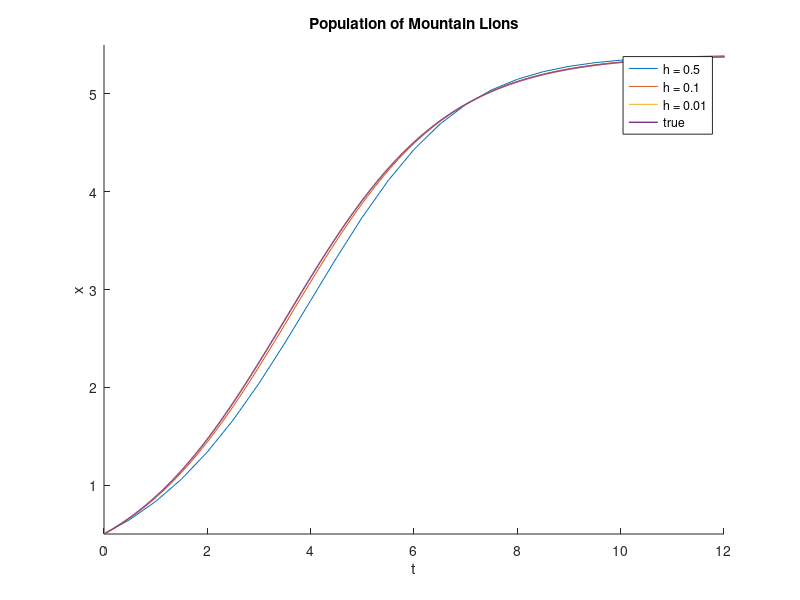

The MATLAB source for this figure:
%{
 y_prime = @(t,y) function_definition % y_prime = f(x,y)

h = ;
t = to:h:t_end;
y(1) = yo

for n = 1:(lenght(t)-1)
    y_{n+1} = y_{n} + h*y_prime{t_n,y_n}
end
%}
x_prime = @(t,x) .65*x.*(1-x/5.4);
h1 = .5;
h2 = .1;
h3 = .01;
t1 = 0:h1:25;
t2 = 0:h2:25;
t3 = 0:h3:25;
x1 = zeros(1,length(t1));
x1(1) = .5;
x2 = zeros(1,length(t2));
x2(1) = .5;
x3 = zeros(1,length(t3));
x3(1) = .5;
for n = 1:(length(t1)-1)
    x1(n+1) = x1(n) + h1*x_prime(t1(n),x1(n));
end
for n = 1:(length(t2)-1)
    x2(n+1) = x2(n) + h2*x_prime(t3(n),x2(n));
end
for n = 1:(length(t3)-1)
    x3(n+1) = x3(n) + h3*x_prime(t3(n),x3(n));
end
xo = .5;
r = .65;
lm = 5.4;
t = 0:.01:25;
x = @(t) (xo*exp(r*t)*lm)./(lm-xo+(xo*exp(r*t)));

figure(1)
hold on
plot(t1,x1,'LineWidth', .3)
plot(t2,x2,'LineWidth', .4)
plot(t3,x3,'LineWidth', .7)
plot(t,x(t),'LineWidth', 1) 
xlabel('t'), ylabel('x'), title("Population of Mountain Lions") 
legend("h = 0.5","h = 0.1","h = 0.01","true")
axis([0 12 .5 5.5])

hold off

